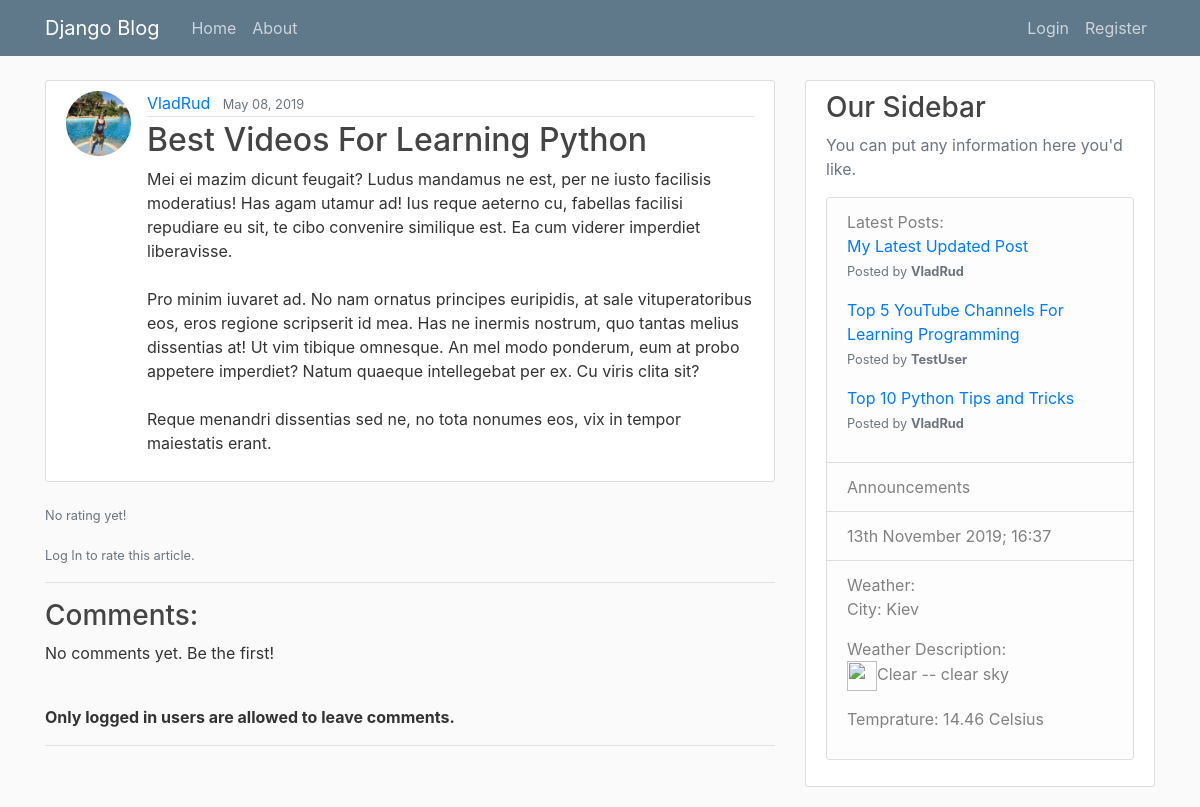
The page /post/29/ on the database its author committed.
### blog/models.py (models this page shows, shortened)
class Post(models.Model):
    title = models.CharField(max_length=100)
    content = models.TextField()
    date_posted = models.DateTimeField(default=timezone.now)
    author = models.ForeignKey(User, on_delete=models.CASCADE)
    review_star = models.IntegerField(default=0)

### users/models.py (models this page shows, shortened)
class Profile(models.Model):
    user = models.OneToOneField(User, on_delete=models.CASCADE)
    image = models.ImageField(default='default.jpg', upload_to='profile_pics')

### blog/views.py (the view)
# urls.py: path('post/<int:pk>/', PostDetailView.as_view(), name='post-detail'),
class PostDetailView(DetailView, MultipleObjectMixin):
    model = Post
    paginate_by = 5
    def get_context_data(self, **kwargs):
        object_list = Post.objects.filter(id=self.get_object().id)[0].comments.filter(related_to_comment_id=0)
        context = super(PostDetailView, self).get_context_data(object_list=object_list, **kwargs)
        return context

### blog/templatetags/custom_tags.py (called while the page is built)
@register.simple_tag(name='latest_posts')
def latest_posts():
    latest_posts_html = ''
    latest_posts_list = Post.objects.all().order_by('-date_posted')[:3]
    for post in latest_posts_list:
        latest_posts_html += f"""<p><a href='/post/{post.id}/'>{post.title}</a>
                             <br><small class='text-muted'>Posted by <strong>{post.author}</strong></small></p>"""
    return mark_safe(latest_posts_html)

### blog/templates/blog/post_detail.html (shortened to what this page needs)
{% extends 'blog/base.html' %}
{% load custom_tags %}
{% block content %}
{% load mathfilters %}
	<article class="media content-section">
		<img class="rounded-circle article-img" src="{{ object.author.profile.image.url }}">
	  	<div class="media-body">
	    <div class="article-metadata">
	      <a class="mr-2" href="{% url 'user-posts' object.author.username %}">{{ object.author }}</a>
	      <small class="text-muted">{{ object.date_posted|date:'F d, Y' }}</small>
	    </div>
	    <h2 class="article-title">{{ object.title }}</h2>
	    <p class="article-content">{{ object.content }}</p>
	  </div>
	</article>
    <p>
    	{% if post.reviews.count %}
			<small class="text-muted">Current Rating: {{ post.review_star|div:post.reviews.count|floatformat:2 }}</small>
		{% else %}
		    <small class="text-muted">No rating yet!</small>
		{% endif %}
		{% if user.is_authenticated %}
		  <form class="starRating">
			<input id="rating5" type="radio" name="rating" value="5">
			<label for="rating5">5</label>
			<input id="rating4" type="radio" name="rating" value="4">
			<label for="rating4">4</label>
			<input id="rating3" type="radio" name="rating" value="3">
			<label for="rating3">3</label>
			<input id="rating2" type="radio" name="rating" value="2" checked>
			<label for="rating2">2</label>
			<input id="rating1" type="radio" name="rating" value="1">
			<label for="rating1">1</label>
			<p><button type="submit" class="btn btn-outline-info">Rate</button></p>
		  </form>
			</p>
			<p><input id="starGet" type="button" class="btn btn-outline-info" value="Rate" /></p>
			{% if user.reviews_authors.all|user_post_review_check:post.id %}
				<small class="text-muted">You have already rated this article!
					<br>Note: New rating will overwrite your previous result!</small>
			{% else %}
				{% if post.reviews.count %}
				<small class="text-muted">You have not rated this article yet!</small>
				{% endif %}
			{% endif %}
		{% else %}
			</p>
			<small class="text-muted">Log In to rate this article.</small>
		{% endif %}
	<hr>
	<h3>Comments:</h3>
	{% if is_paginated %}
		<ul class="comment-list">
			{% for comment in object_list %}
				{% if comment.related_to_comment_id == 0 %}
	            	<li class="comment">
	                	{% include "blog/comment.html" %}
	            	</li>
	            {% endif %}
			{% endfor %}
		</ul>
		<br>
		{% if page_obj.has_previous %}
			<a class='btn btn-outline-info mb-4' href="?page=1">First</a>
			<a class='btn btn-outline-info mb-4' href="?page={{ page_obj.previous_page_number }}">Previous</a>
		{% endif%}
		{% for num in page_obj.paginator.page_range %}
			{% if page_obj.number == num %}
				<a class='btn btn-info mb-4' href="?page={{ num }}">{{ num }}</a>
			{% elif num > page_obj.number|add:'-3' and num < page_obj.number|add:'3' %}
				<a class='btn btn-outline-info mb-4' href="?page={{ num }}">{{ num }}</a>
			{% endif %}
		{% endfor %}
		{% if page_obj.has_next %}
			<a class='btn btn-outline-info mb-4' href="?page={{ page_obj.next_page_number }}">Next</a>
			<a class='btn btn-outline-info mb-4' href="?page={{ page_obj.paginator.num_pages }}">Last</a>
		{% endif%}
	{% else %}
		{% for comment in object_list %}
			<ul>
				{% if comment.related_to_comment_id == 0 %}
	            	<li class="comment">
	                	{% include "blog/comment.html" %}
	            	</li>
	            {% endif %}
        	</ul>
        {% empty %}
			<p>No comments yet. Be the first!</p>
		{% endfor %}
	{% endif %}
	{% if user.is_authenticated %}
		{% if page_obj.paginator.num_pages == page_obj.number %}
			<br><a class="btn btn-outline-info" href="{% url 'add-comment-to-post' pk=post.pk %}">Add comment</a>
			<br><br>
		{% endif %}
	{% else %}
		<br><strong>Only logged in users are allowed to leave comments.</strong>
		<hr>
	{% endif %}
{% endblock content %}

### blog/templates/blog/base.html (shortened to what this page needs)
{% load static %}
{% load custom_tags %}
<!DOCTYPE html>
<html>
<head>
    <link rel="stylesheet" href="https://maxcdn.bootstrapcdn.com/bootstrap/4.0.0/css/bootstrap.min.css">
    <link rel='stylesheet' type='text/css' href='{% static "blog/main.css" %}'>
</head>
<body>
		<header class="site-header">
		  <nav class="navbar navbar-expand-md navbar-dark bg-steel fixed-top">
		    <div class="container">
		      <a class="navbar-brand mr-4" href="{% url 'blog-home' %}">Django Blog</a>
		      <div class="collapse navbar-collapse" id="navbarToggle">
		        <div class="navbar-nav mr-auto">
		          <a class="nav-item nav-link" href="{% url 'blog-home' %}">Home</a>
		          <a class="nav-item nav-link" href="{% url 'blog-about' %}">About</a>
		        </div>
		        <div class="navbar-nav">
		        	{% if user.is_authenticated %}
		        		<a class="nav-item nav-link" href="{% url 'post-create' %}">New Post</a>
		        		<a class="nav-item nav-link" href="{% url 'profile' %}">Profile</a>
		        		<a class="nav-item nav-link" href="{% url 'logout' %}">Logout</a>
		        	{% else %}
						<a class="nav-item nav-link" href="{% url 'login' %}">Login</a>
						<a class="nav-item nav-link" href="{% url 'register' %}">Register</a>
					{% endif %}
		        </div>
		      </div>
		    </div>
		  </nav>
	</header>
	<main role="main" class="container">
	  <div class="row">
	    <div class="col-md-8">
	    	{% block content %}{% endblock %}
	  	</div>
		    <div class="col-md-4">
		      <div class="content-section">
		        <h3>Our Sidebar</h3>
		        <p class='text-muted'>You can put any information here you'd like.
		          <ul class="list-group">
		            <li class="list-group-item list-group-item-light">Latest Posts:{% latest_posts %}</li>
		            <li class="list-group-item list-group-item-light">Announcements</li>
		            <li class="list-group-item list-group-item-light">{% now "jS F Y; H:i" %}</li>
		            <li class="list-group-item list-group-item-light">Weather:{% include "blog/weather.html" %}</li>
		          </ul>
		        </p>
		      </div>
		    </div>
		  </div>
		</main>
</body>
</html>

### blog/static/blog/main.css (style rules this page uses)
body { background: #fafafa; color: #333333; margin-top: 5rem; }
h1, h2, h3, h4, h5, h6 { color: #444444; }
ul { margin: 0; }
.bg-steel { background-color: #5f788a; }
.site-header .navbar-nav .nav-link { color: #cbd5db; }
.content-section { background: #ffffff; padding: 10px 20px; border: 1px solid #dddddd; border-radius: 3px; margin-bottom: 20px; }
.article-title { color: #444444; }
.article-content { white-space: pre-line; }
.article-img { height: 65px; width: 65px; margin-right: 16px; }
.article-metadata { padding-bottom: 1px; margin-bottom: 4px; border-bottom: 1px solid #e3e3e3 }

### rows shown on the page
Post: author.profile.image (picture), author "VladRud", date_posted "May 08, 2019", title "Best Videos For Learning Python", content "Mei ei mazim dicunt feugait? Ludus mandamus ne est, per ne iusto facilisis moderatius! Has agam utamur ad! Ius reque aeterno cu, fabellas facilisi repudiare eu sit, te cibo convenire similique est. Ea cum viderer imperdiet liberavisse. Pro minim iuvaret ad. No nam ornatus principes euripidis, at sale vituperatoribus eos, eros regione scripserit id mea. Has ne inermis nostrum, quo tantas melius dissentias at! Ut vim tibique omnesque. An mel modo ponderum, eum at probo appetere imperdiet? Natum quaeque intellegebat per ex. Cu viris clita sit? Reque menandri dissentias sed ne, no tota nonumes eos, vix in tempor maiestatis erant."
Post: id+title+author "My Latest Updated Post Posted by VladRud Top 5 YouTube Channels For Learning Programming Posted by TestUser Top 10 Python Tips and Tricks Posted by VladRud"
